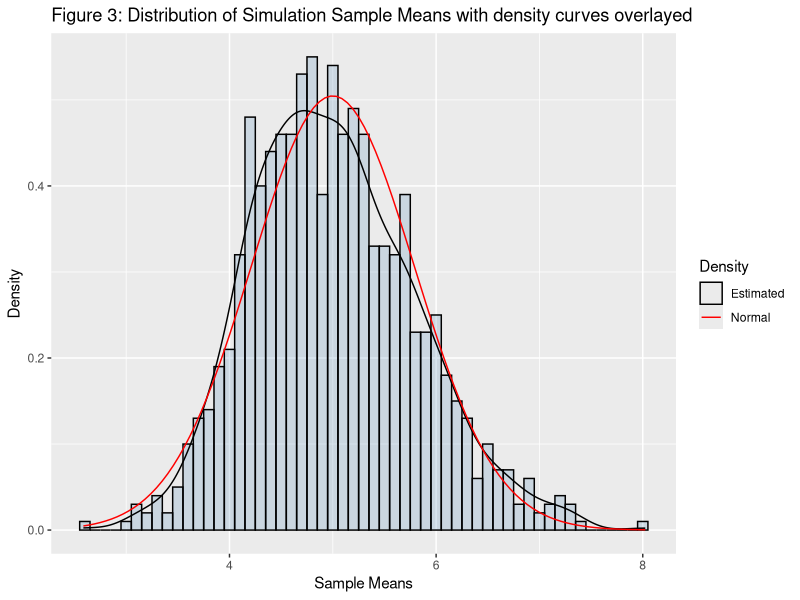

Write the R code that produced this figure.
## ---- chunk 1
# Here the necessary libraries are preloaded. Later in the code, they will be loaded again so 
# readers can see where libraries are used. However by preloading here using suppresMessages() 
# funciton  and setting echo=FALSE,The messages generated by the libraries will not appear 
# in the final markdown file
suppressMessages(library(ggplot2))
## ---- chunk 2
set.seed(8310) # For reproducibilty
lambda <- 0.2
number.of.simulations <- 1000
n <- 40  # distribution of 40 exponentials will be investigated.

simulation <- matrix(rexp(number.of.simulations * n, rate=lambda), 
                     number.of.simulations, n)
simulation.mean <- rowMeans(simulation)  # Get mean of each row (each simulation)
## ---- chunk 3
theoretical.mean <- 1/lambda
theoretical.mean
sample.mean <- mean(simulation.mean)
sample.mean
## ---- chunk 4
theoretical.variance <- (1/lambda)^2/n
theoretical.variance
sample.variance <- round(var(simulation.mean), 3)
sample.variance
## ---- chunk 5
simulation.mean.df <- data.frame(simulation.mean)  # convert to dataframe for plotting
plot <- ggplot(simulation.mean.df, aes(x = simulation.mean)) 
plot <- plot + geom_histogram(aes(y=..density..), color="black", 
                              fill = "steelblue", binwidth = 0.1, alpha = 0.2)
plot <- plot + geom_density(aes(color = "Estimated"))
plot <- plot + stat_function(aes(color = "Normal"), 
                             fun = dnorm, args = list(mean = 5, sd = sqrt(0.625)))
title <- "Figure 3: Distribution of Simulation Sample Means with density curves overlayed"
plot <- plot + ggtitle(title)
plot <- plot + ylab("Density") + xlab("Sample Means")
plot <- plot + scale_colour_manual("Density", values = c("black", "red"))
plot
